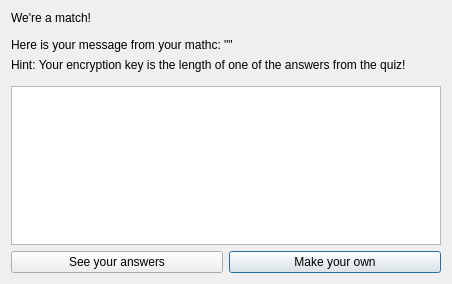
<?xml version="1.0" encoding="UTF-8"?>
<ui version="4.0">
 <class>Dialog</class>
 <widget class="QDialog" name="Dialog">
  <property name="geometry">
   <rect>
    <x>0</x>
    <y>0</y>
    <width>452</width>
    <height>284</height>
   </rect>
  </property>
  <property name="windowTitle">
   <string>Dialog</string>
  </property>
  <layout class="QGridLayout" name="gridLayout">
   <item row="6" column="1">
    <widget class="QPushButton" name="pushButton_2">
     <property name="text">
      <string>Make your own</string>
     </property>
    </widget>
   </item>
   <item row="0" column="0">
    <widget class="QLabel" name="label">
     <property name="text">
      <string>We're a match!</string>
     </property>
    </widget>
   </item>
   <item row="5" column="0" colspan="2">
    <widget class="QTextBrowser" name="textBrowser"/>
   </item>
   <item row="6" column="0">
    <widget class="QPushButton" name="pushButton">
     <property name="text">
      <string>See your answers</string>
     </property>
    </widget>
   </item>
   <item row="2" column="0" colspan="2">
    <widget class="QLabel" name="label_2">
     <property name="text">
      <string>Here is your message from your mathc: &quot;&quot;</string>
     </property>
    </widget>
   </item>
   <item row="3" column="0" colspan="2">
    <widget class="QLabel" name="label_3">
     <property name="text">
      <string>Hint: Your encryption key is the length of one of the answers from the quiz!</string>
     </property>
    </widget>
   </item>
   <item row="1" column="0">
    <spacer name="verticalSpacer">
     <property name="orientation">
      <enum>Qt::Orientation::Vertical</enum>
     </property>
     <property name="sizeHint" stdset="0">
      <size>
       <width>20</width>
       <height>40</height>
      </size>
     </property>
    </spacer>
   </item>
   <item row="4" column="0">
    <spacer name="verticalSpacer_2">
     <property name="orientation">
      <enum>Qt::Orientation::Vertical</enum>
     </property>
     <property name="sizeHint" stdset="0">
      <size>
       <width>20</width>
       <height>40</height>
      </size>
     </property>
    </spacer>
   </item>
  </layout>
 </widget>
 <resources/>
 <connections/>
</ui>
